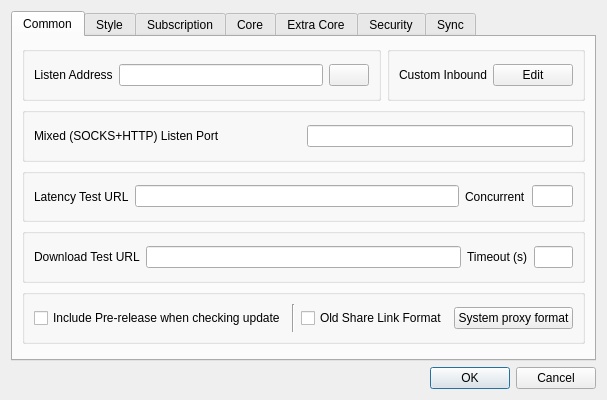
<?xml version="1.0" encoding="UTF-8"?>
<ui version="4.0">
 <class>DialogBasicSettings</class>
 <widget class="QDialog" name="DialogBasicSettings">
  <property name="geometry">
   <rect>
    <x>0</x>
    <y>0</y>
    <width>600</width>
    <height>400</height>
   </rect>
  </property>
  <property name="sizePolicy">
   <sizepolicy hsizetype="Preferred" vsizetype="Preferred">
    <horstretch>0</horstretch>
    <verstretch>0</verstretch>
   </sizepolicy>
  </property>
  <property name="windowTitle">
   <string>Basic Settings</string>
  </property>
  <layout class="QGridLayout" name="gridLayout">
   <item row="8" column="3">
    <widget class="QDialogButtonBox" name="buttonBox">
     <property name="orientation">
      <enum>Qt::Horizontal</enum>
     </property>
     <property name="standardButtons">
      <set>QDialogButtonBox::Cancel|QDialogButtonBox::Ok</set>
     </property>
    </widget>
   </item>
   <item row="2" column="3">
    <widget class="QTabWidget" name="tabWidget">
     <property name="currentIndex">
      <number>0</number>
     </property>
     <widget class="QWidget" name="tab_1">
      <attribute name="title">
       <string>Common</string>
      </attribute>
      <layout class="QVBoxLayout" name="verticalLayout_2">
       <item>
        <layout class="QHBoxLayout" name="hlayout_l1">
         <item>
          <widget class="QGroupBox" name="horizontalGroupBox_3">
           <layout class="QHBoxLayout" name="horizontalLayout_19">
            <item>
             <widget class="QLabel" name="label">
              <property name="text">
               <string>Listen Address</string>
              </property>
             </widget>
            </item>
            <item>
             <widget class="QLineEdit" name="inbound_address"/>
            </item>
            <item>
             <widget class="QPushButton" name="inbound_auth">
              <property name="text">
               <string notr="true"/>
              </property>
             </widget>
            </item>
           </layout>
          </widget>
         </item>
         <item>
          <widget class="QGroupBox" name="groupbox_custom_inbound">
           <layout class="QHBoxLayout" name="horizontalLayout_10">
            <item>
             <widget class="QLabel" name="label_11">
              <property name="text">
               <string>Custom Inbound</string>
              </property>
             </widget>
            </item>
            <item>
             <widget class="QPushButton" name="custom_inbound_edit">
              <property name="text">
               <string>Edit</string>
              </property>
             </widget>
            </item>
           </layout>
          </widget>
         </item>
        </layout>
       </item>
       <item>
        <layout class="QHBoxLayout" name="hlayout_l2">
         <item>
          <widget class="QGroupBox" name="horizontalGroupBox_2">
           <layout class="QHBoxLayout" name="horizontalLayout_13">
            <item>
             <widget class="QLabel" name="inbound_socks_port_l">
              <property name="text">
               <string>Mixed (SOCKS+HTTP) Listen Port</string>
              </property>
             </widget>
            </item>
            <item>
             <widget class="QLineEdit" name="inbound_socks_port">
              <property name="sizePolicy">
               <sizepolicy hsizetype="Preferred" vsizetype="Fixed">
                <horstretch>0</horstretch>
                <verstretch>0</verstretch>
               </sizepolicy>
              </property>
             </widget>
            </item>
           </layout>
          </widget>
         </item>
        </layout>
       </item>
       <item>
        <widget class="QGroupBox" name="groupBox1">
         <layout class="QHBoxLayout" name="horizontalLayout_9" stretch="0,8,1,1">
          <item>
           <widget class="QLabel" name="label_13">
            <property name="text">
             <string>Latency Test URL</string>
            </property>
           </widget>
          </item>
          <item>
           <widget class="QLineEdit" name="test_latency_url"/>
          </item>
          <item>
           <widget class="QLabel" name="label_14">
            <property name="text">
             <string>Concurrent</string>
            </property>
           </widget>
          </item>
          <item>
           <widget class="QLineEdit" name="test_concurrent"/>
          </item>
         </layout>
        </widget>
       </item>
       <item>
        <widget class="QGroupBox" name="horizontalGroupBox">
         <layout class="QHBoxLayout" name="horizontalLayout_12" stretch="0,8,1,1">
          <item>
           <widget class="QLabel" name="label_19">
            <property name="text">
             <string>Download Test URL</string>
            </property>
           </widget>
          </item>
          <item>
           <widget class="MyLineEdit" name="test_download_url"/>
          </item>
          <item>
           <widget class="QLabel" name="label_10">
            <property name="text">
             <string>Timeout (s)</string>
            </property>
           </widget>
          </item>
          <item>
           <widget class="QLineEdit" name="test_download_timeout"/>
          </item>
         </layout>
        </widget>
       </item>
       <item>
        <widget class="QGroupBox" name="horizontalGroupBox1">
         <layout class="QHBoxLayout" name="horizontalLayout_18">
          <item>
           <widget class="QCheckBox" name="check_include_pre">
            <property name="text">
             <string>Include Pre-release when checking update</string>
            </property>
           </widget>
          </item>
          <item>
           <widget class="Line" name="sys_proxy_format_vline">
            <property name="orientation">
             <enum>Qt::Vertical</enum>
            </property>
           </widget>
          </item>
          <item>
           <widget class="QCheckBox" name="old_share_link_format">
            <property name="toolTip">
             <string>Share VMess Link with v2rayN Format</string>
            </property>
            <property name="text">
             <string>Old Share Link Format</string>
            </property>
           </widget>
          </item>
          <item>
           <widget class="QPushButton" name="sys_proxy_format">
            <property name="text">
             <string>System proxy format</string>
            </property>
           </widget>
          </item>
         </layout>
        </widget>
       </item>
       <item>
        <widget class="QWidget" name="horizontalWidget_1" native="true">
         <property name="sizePolicy">
          <sizepolicy hsizetype="Preferred" vsizetype="Maximum">
           <horstretch>0</horstretch>
           <verstretch>0</verstretch>
          </sizepolicy>
         </property>
         <layout class="QHBoxLayout" name="horizontalLayout_2">
          <property name="leftMargin">
           <number>0</number>
          </property>
          <property name="topMargin">
           <number>0</number>
          </property>
          <property name="rightMargin">
           <number>0</number>
          </property>
          <property name="bottomMargin">
           <number>0</number>
          </property>
         </layout>
        </widget>
       </item>
      </layout>
     </widget>
     <widget class="QWidget" name="tab_2">
      <attribute name="title">
       <string>Style</string>
      </attribute>
      <layout class="QGridLayout" name="gridLayout_5">
       <item row="0" column="0">
        <layout class="QHBoxLayout" name="style_h_1">
         <item>
          <widget class="QGroupBox" name="groupBox">
           <layout class="QHBoxLayout" name="horizontalLayout_4">
            <item>
             <widget class="QLabel" name="label_8">
              <property name="sizePolicy">
               <sizepolicy hsizetype="Maximum" vsizetype="Maximum">
                <horstretch>0</horstretch>
                <verstretch>0</verstretch>
               </sizepolicy>
              </property>
              <property name="text">
               <string>Theme</string>
              </property>
             </widget>
            </item>
            <item>
             <widget class="QComboBox" name="theme">
              <item>
               <property name="text">
                <string>System</string>
               </property>
              </item>
              <item>
               <property name="text">
                <string notr="true">flatgray</string>
               </property>
              </item>
              <item>
               <property name="text">
                <string notr="true">lightblue</string>
               </property>
              </item>
              <item>
               <property name="text">
                <string notr="true">blacksoft</string>
               </property>
              </item>
             </widget>
            </item>
            <item>
             <widget class="QPushButton" name="set_custom_icon">
              <property name="sizePolicy">
               <sizepolicy hsizetype="Preferred" vsizetype="Fixed">
                <horstretch>0</horstretch>
                <verstretch>0</verstretch>
               </sizepolicy>
              </property>
              <property name="text">
               <string>Set custom icon</string>
              </property>
             </widget>
            </item>
           </layout>
          </widget>
         </item>
         <item>
          <widget class="QGroupBox" name="groupBox2">
           <layout class="QHBoxLayout" name="horizontalLayout_7">
            <item>
             <widget class="QLabel" name="label_15">
              <property name="sizePolicy">
               <sizepolicy hsizetype="Maximum" vsizetype="Maximum">
                <horstretch>0</horstretch>
                <verstretch>0</verstretch>
               </sizepolicy>
              </property>
              <property name="text">
               <string notr="true">Language</string>
              </property>
             </widget>
            </item>
            <item>
             <widget class="QComboBox" name="language">
              <item>
               <property name="text">
                <string notr="true">System</string>
               </property>
              </item>
              <item>
               <property name="text">
                <string notr="true">English</string>
               </property>
              </item>
              <item>
               <property name="text">
                <string notr="true">简体中文</string>
               </property>
              </item>
              <item>
               <property name="text">
                <string notr="true">فارسی</string>
               </property>
              </item>
              <item>
               <property name="text">
                <string notr="true">Русский</string>
               </property>
              </item>
             </widget>
            </item>
           </layout>
          </widget>
         </item>
        </layout>
       </item>
       <item row="2" column="0">
        <layout class="QHBoxLayout" name="style_h_2">
         <item>
          <widget class="QGroupBox" name="traffic_statistics_box">
           <layout class="QHBoxLayout" name="horizontalLayout_3">
            <item>
             <widget class="QLabel" name="label_16">
              <property name="text">
               <string>Statistics refresh rate</string>
              </property>
             </widget>
            </item>
            <item>
             <widget class="QComboBox" name="rfsh_r">
              <item>
               <property name="text">
                <string notr="true">500ms</string>
               </property>
              </item>
              <item>
               <property name="text">
                <string notr="true">1s</string>
               </property>
              </item>
              <item>
               <property name="text">
                <string notr="true">2s</string>
               </property>
              </item>
              <item>
               <property name="text">
                <string notr="true">3s</string>
               </property>
              </item>
              <item>
               <property name="text">
                <string notr="true">5s</string>
               </property>
              </item>
              <item>
               <property name="text">
                <string>Off</string>
               </property>
              </item>
             </widget>
            </item>
           </layout>
          </widget>
         </item>
         <item>
          <widget class="QGroupBox" name="connection_statistics_box">
           <layout class="QHBoxLayout" name="horizontalLayout_15">
            <item>
             <widget class="QLabel" name="label_9">
              <property name="text">
               <string>Connection statistics</string>
              </property>
             </widget>
            </item>
            <item>
             <widget class="QCheckBox" name="connection_statistics">
              <property name="text">
               <string>Enable</string>
              </property>
             </widget>
            </item>
           </layout>
          </widget>
         </item>
        </layout>
       </item>
       <item row="3" column="0">
        <layout class="QHBoxLayout" name="style_h_3">
         <item>
          <widget class="QGroupBox" name="horizontalGroupBox_5">
           <layout class="QHBoxLayout" name="horizontalLayout_6">
            <item>
             <widget class="QCheckBox" name="start_minimal">
              <property name="sizePolicy">
               <sizepolicy hsizetype="Preferred" vsizetype="Fixed">
                <horstretch>0</horstretch>
                <verstretch>0</verstretch>
               </sizepolicy>
              </property>
              <property name="text">
               <string>Hide dashboard at startup</string>
              </property>
             </widget>
            </item>
           </layout>
          </widget>
         </item>
         <item>
          <widget class="QGroupBox" name="groupBox_2">
           <layout class="QHBoxLayout" name="horizontalLayout_23">
            <item>
             <widget class="QLabel" name="label_17">
              <property name="text">
               <string>Max log lines</string>
              </property>
             </widget>
            </item>
            <item>
             <widget class="QLineEdit" name="max_log_line">
              <property name="sizePolicy">
               <sizepolicy hsizetype="Ignored" vsizetype="Fixed">
                <horstretch>0</horstretch>
                <verstretch>0</verstretch>
               </sizepolicy>
              </property>
             </widget>
            </item>
           </layout>
          </widget>
         </item>
        </layout>
       </item>
      </layout>
     </widget>
     <widget class="QWidget" name="tab_3">
      <attribute name="title">
       <string>Subscription</string>
      </attribute>
      <layout class="QGridLayout" name="gridLayout_3">
       <item row="0" column="1">
        <layout class="QHBoxLayout" name="horizontalLayout_5">
         <item>
          <widget class="QCheckBox" name="sub_auto_update_enable">
           <property name="sizePolicy">
            <sizepolicy hsizetype="Minimum" vsizetype="Fixed">
             <horstretch>0</horstretch>
             <verstretch>0</verstretch>
            </sizepolicy>
           </property>
           <property name="text">
            <string>Enable</string>
           </property>
          </widget>
         </item>
         <item>
          <widget class="QLabel" name="label_21">
           <property name="text">
            <string>Interval (minute, invalid if less than 30)</string>
           </property>
          </widget>
         </item>
         <item>
          <widget class="QLineEdit" name="sub_auto_update">
           <property name="sizePolicy">
            <sizepolicy hsizetype="Preferred" vsizetype="Fixed">
             <horstretch>0</horstretch>
             <verstretch>0</verstretch>
            </sizepolicy>
           </property>
          </widget>
         </item>
        </layout>
       </item>
       <item row="1" column="1">
        <widget class="MyLineEdit" name="user_agent"/>
       </item>
       <item row="2" column="1">
        <widget class="QCheckBox" name="sub_use_proxy">
         <property name="text">
          <string>Use proxy when updating subscription</string>
         </property>
        </widget>
       </item>
       <item row="3" column="1">
        <widget class="QCheckBox" name="sub_insecure">
         <property name="text">
          <string>Ignore TLS errors when updating subscription</string>
         </property>
        </widget>
       </item>
       <item row="4" column="1">
        <widget class="QCheckBox" name="sub_clear">
         <property name="text">
          <string>Clear servers before updating subscription</string>
         </property>
        </widget>
       </item>
       <item row="0" column="0">
        <widget class="QLabel" name="label_20">
         <property name="sizePolicy">
          <sizepolicy hsizetype="Preferred" vsizetype="Maximum">
           <horstretch>0</horstretch>
           <verstretch>0</verstretch>
          </sizepolicy>
         </property>
         <property name="text">
          <string>Automatic update</string>
         </property>
        </widget>
       </item>
       <item row="1" column="0">
        <widget class="QLabel" name="label_4">
         <property name="text">
          <string>User Agent</string>
         </property>
        </widget>
       </item>
      </layout>
     </widget>
     <widget class="QWidget" name="tab_4">
      <attribute name="title">
       <string>Core</string>
      </attribute>
      <layout class="QVBoxLayout" name="verticalLayout">
       <item>
        <widget class="QGroupBox" name="groupBox_core">
         <property name="sizePolicy">
          <sizepolicy hsizetype="Preferred" vsizetype="Maximum">
           <horstretch>0</horstretch>
           <verstretch>0</verstretch>
          </sizepolicy>
         </property>
         <property name="title">
          <string notr="true">core_name</string>
         </property>
         <layout class="QVBoxLayout" name="verticalLayout_3">
          <item>
           <widget class="QWidget" name="assest_group" native="true">
            <layout class="QGridLayout" name="gridLayout_2">
             <item row="0" column="1">
              <widget class="QComboBox" name="log_level">
               <property name="sizePolicy">
                <sizepolicy hsizetype="Maximum" vsizetype="Fixed">
                 <horstretch>0</horstretch>
                 <verstretch>0</verstretch>
                </sizepolicy>
               </property>
              </widget>
             </item>
             <item row="1" column="0">
              <widget class="QLabel" name="label_6">
               <property name="text">
                <string>Multiplex (mux)</string>
               </property>
              </widget>
             </item>
             <item row="0" column="0">
              <widget class="QLabel" name="label_3">
               <property name="text">
                <string notr="true">Loglevel</string>
               </property>
              </widget>
             </item>
             <item row="1" column="1">
              <layout class="QHBoxLayout" name="horizontalLayout">
               <item>
                <widget class="QComboBox" name="mux_protocol"/>
               </item>
               <item>
                <widget class="QLabel" name="label_7">
                 <property name="text">
                  <string>concurrency</string>
                 </property>
                </widget>
               </item>
               <item>
                <widget class="QLineEdit" name="mux_concurrency"/>
               </item>
               <item>
                <widget class="QCheckBox" name="mux_padding">
                 <property name="text">
                  <string notr="true">Padding</string>
                 </property>
                </widget>
               </item>
               <item>
                <widget class="QCheckBox" name="mux_default_on">
                 <property name="text">
                  <string>Default On</string>
                 </property>
                </widget>
               </item>
              </layout>
             </item>
            </layout>
           </widget>
          </item>
          <item>
           <widget class="QPushButton" name="core_settings">
            <property name="text">
             <string>Core Options</string>
            </property>
           </widget>
          </item>
         </layout>
        </widget>
       </item>
      </layout>
     </widget>
     <widget class="QWidget" name="tab_6">
      <attribute name="title">
       <string>Extra Core</string>
      </attribute>
      <layout class="QVBoxLayout" name="verticalLayout_5">
       <item>
        <widget class="QScrollArea" name="extra_core_box_scrollArea">
         <property name="frameShape">
          <enum>QFrame::NoFrame</enum>
         </property>
         <property name="widgetResizable">
          <bool>true</bool>
         </property>
         <widget class="QWidget" name="extra_core_box_scrollAreaWidgetContents">
          <property name="geometry">
           <rect>
            <x>0</x>
            <y>0</y>
            <width>632</width>
            <height>299</height>
           </rect>
          </property>
          <layout class="QVBoxLayout" name="verticalLayout_6">
           <item>
            <widget class="QWidget" name="horizontalWidget_4" native="true">
             <property name="sizePolicy">
              <sizepolicy hsizetype="Preferred" vsizetype="Maximum">
               <horstretch>0</horstretch>
               <verstretch>0</verstretch>
              </sizepolicy>
             </property>
             <layout class="QHBoxLayout" name="horizontalLayout_8">
              <item>
               <widget class="QPushButton" name="extra_core_add">
                <property name="text">
                 <string>Add</string>
                </property>
               </widget>
              </item>
              <item>
               <widget class="QPushButton" name="extra_core_del">
                <property name="text">
                 <string>Delete</string>
                </property>
               </widget>
              </item>
             </layout>
            </widget>
           </item>
          </layout>
         </widget>
        </widget>
       </item>
      </layout>
     </widget>
     <widget class="QWidget" name="tab_5">
      <attribute name="title">
       <string>Security</string>
      </attribute>
      <layout class="QVBoxLayout" name="verticalLayout_4">
       <item>
        <widget class="QCheckBox" name="skip_cert">
         <property name="text">
          <string>Skip TLS certificate authentication by default (allowInsecure)</string>
         </property>
        </widget>
       </item>
       <item>
        <widget class="QGroupBox" name="horizontalGroupBox2">
         <property name="sizePolicy">
          <sizepolicy hsizetype="Preferred" vsizetype="Maximum">
           <horstretch>0</horstretch>
           <verstretch>0</verstretch>
          </sizepolicy>
         </property>
         <layout class="QHBoxLayout" name="horizontalLayout_26">
          <item>
           <widget class="QLabel" name="label_18">
            <property name="text">
             <string>Default uTLS Fingerprint</string>
            </property>
           </widget>
          </item>
          <item>
           <widget class="QComboBox" name="utlsFingerprint">
            <property name="editable">
             <bool>true</bool>
            </property>
           </widget>
          </item>
         </layout>
        </widget>
       </item>
      </layout>
     </widget>
     <widget class="QWidget" name="tab_sync">
      <attribute name="title">
       <string>Sync</string>
      </attribute>
      <layout class="QVBoxLayout" name="verticalLayout_sync">
       <item>
        <widget class="QLabel" name="sync_hint">
         <property name="wordWrap">
          <bool>true</bool>
         </property>
         <property name="text">
          <string>Only sync small config snapshots (profiles/groups/routes). Data will be compressed and end-to-end encrypted before upload.</string>
         </property>
        </widget>
       </item>
       <item>
        <widget class="QGroupBox" name="groupBox_sync_webdav">
         <property name="title">
          <string>WebDAV</string>
         </property>
         <layout class="QGridLayout" name="gridLayout_sync_webdav">
          <item row="0" column="0">
           <widget class="QLabel" name="label_sync_url">
            <property name="text">
             <string>URL</string>
            </property>
            <property name="toolTip">
             <string>If URL ends with '/', it will be treated as a directory and use a default filename.</string>
            </property>
           </widget>
          </item>
          <item row="0" column="1">
           <widget class="MyLineEdit" name="sync_webdav_url"/>
          </item>
          <item row="1" column="0">
           <widget class="QLabel" name="label_sync_user">
            <property name="text">
             <string>Username</string>
            </property>
           </widget>
          </item>
          <item row="1" column="1">
           <widget class="QLineEdit" name="sync_webdav_username"/>
          </item>
          <item row="2" column="0">
           <widget class="QLabel" name="label_sync_pass">
            <property name="text">
             <string>Password</string>
            </property>
           </widget>
          </item>
          <item row="2" column="1">
           <widget class="QLineEdit" name="sync_webdav_password">
            <property name="echoMode">
             <enum>QLineEdit::Password</enum>
            </property>
           </widget>
          </item>
          <item row="3" column="0">
           <widget class="QLabel" name="label_sync_crypto">
            <property name="text">
             <string>Sync Password</string>
            </property>
            <property name="toolTip">
             <string>Used for local encryption (Argon2id + AES-GCM). Cloud only stores ciphertext.</string>
            </property>
           </widget>
          </item>
          <item row="3" column="1">
           <widget class="QLineEdit" name="sync_password">
            <property name="echoMode">
             <enum>QLineEdit::Password</enum>
            </property>
           </widget>
          </item>
          <item row="4" column="0" colspan="2">
           <widget class="QCheckBox" name="sync_auto_on_sub_update">
            <property name="text">
             <string>Auto sync after subscription update</string>
            </property>
           </widget>
          </item>
         </layout>
        </widget>
       </item>
       <item>
        <widget class="QGroupBox" name="groupBox_sync_actions">
         <property name="title">
          <string>Actions</string>
         </property>
         <layout class="QGridLayout" name="gridLayout_sync_actions">
          <item row="0" column="0">
           <widget class="QPushButton" name="sync_test">
            <property name="text">
             <string>Test</string>
            </property>
           </widget>
          </item>
          <item row="0" column="1">
           <widget class="QPushButton" name="sync_push">
            <property name="text">
             <string>Upload</string>
            </property>
           </widget>
          </item>
          <item row="0" column="2">
           <widget class="QPushButton" name="sync_pull">
            <property name="text">
             <string>Download</string>
            </property>
           </widget>
          </item>
          <item row="0" column="3">
           <widget class="QPushButton" name="sync_pull_backup">
            <property name="text">
             <string>Download as Backup</string>
            </property>
           </widget>
          </item>
          <item row="1" column="0" colspan="4">
           <widget class="QLabel" name="sync_status">
            <property name="text">
             <string notr="true"/>
            </property>
            <property name="wordWrap">
             <bool>true</bool>
            </property>
           </widget>
          </item>
         </layout>
        </widget>
       </item>
       <item>
        <spacer name="verticalSpacer_sync">
         <property name="orientation">
          <enum>Qt::Vertical</enum>
         </property>
         <property name="sizeHint" stdset="0">
          <size>
           <width>20</width>
           <height>40</height>
          </size>
         </property>
        </spacer>
       </item>
      </layout>
     </widget>
    </widget>
   </item>
  </layout>
 </widget>
 <customwidgets>
  <customwidget>
   <class>MyLineEdit</class>
   <extends>QLineEdit</extends>
   <header>ui/widget/MyLineEdit.h</header>
  </customwidget>
 </customwidgets>
 <resources/>
 <connections>
  <connection>
   <sender>buttonBox</sender>
   <signal>accepted()</signal>
   <receiver>DialogBasicSettings</receiver>
   <slot>accept()</slot>
   <hints>
    <hint type="sourcelabel">
     <x>248</x>
     <y>254</y>
    </hint>
    <hint type="destinationlabel">
     <x>157</x>
     <y>274</y>
    </hint>
   </hints>
  </connection>
  <connection>
   <sender>buttonBox</sender>
   <signal>rejected()</signal>
   <receiver>DialogBasicSettings</receiver>
   <slot>reject()</slot>
   <hints>
    <hint type="sourcelabel">
     <x>316</x>
     <y>260</y>
    </hint>
    <hint type="destinationlabel">
     <x>286</x>
     <y>274</y>
    </hint>
   </hints>
  </connection>
 </connections>
</ui>
